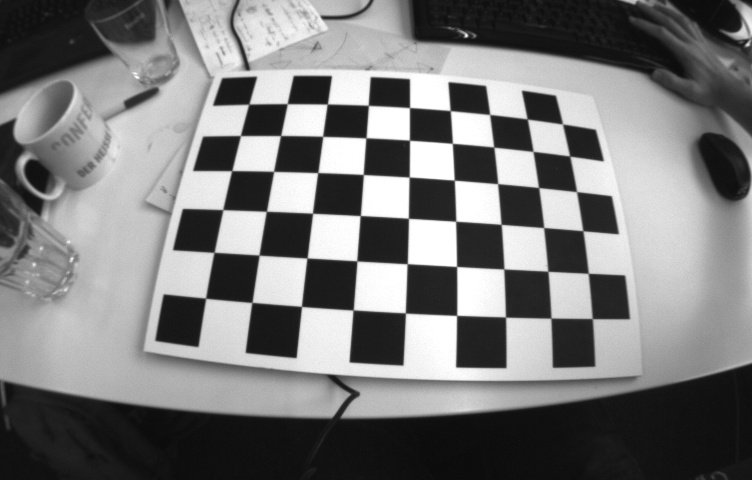
#> input picture data/images/img_0001.jpg, 752 x 480 px; its folder holds only this picture in this run
$ python Dist_save.py
#> lines starting #> are read from the running program, lines starting #| are printed output that depends on the picture
import cv2
import numpy as np
import glob
import os

with open('data/K.txt', 'r') as f:
#> (reads data/K.txt from the repository)
    lines = f.readlines()
    K = np.array([[float(x) for x in line.split()] for line in lines])

with open('data/D.txt', 'r') as f:
#> (reads data/D.txt from the repository)
    lines = f.readlines()
    D = np.array([float(x) for x in lines[0].split()])

with open('data/poses.txt', 'r') as f:
#> (reads data/poses.txt from the repository)
    lines = f.readlines()
    poses = np.array([[float(x) for x in line.split()] for line in lines])

D = np.append(D, 0)  # p1
D = np.append(D, 0)  # p2
D = np.append(D, 0)  # k3d

image_paths = glob.glob('data/images/*.jpg')

output_folder = 'data/images_undistorted'
os.makedirs(output_folder, exist_ok=True)

for img_path in image_paths:
    img = cv2.imread(img_path, 0)  # uploading image as grayscale
#> img is the input picture: shape (480, 752); min 11, max 255, mean 121.9
    h, w = img.shape[:2]
#> h = 480; w = 752
    new_camera_matrix, roi = cv2.getOptimalNewCameraMatrix(K, D, (w, h), 1, (w, h))
#> roi = (13, 43, 730, 392)
    dst = cv2.undistort(img, K, D, None, new_camera_matrix)
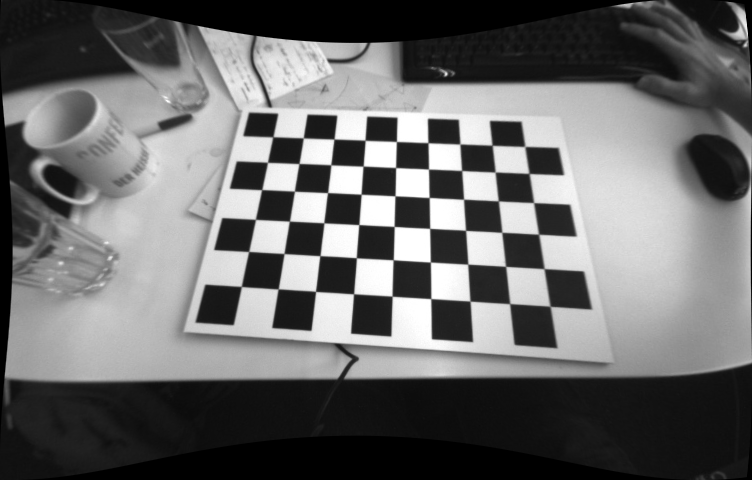
#> dst: shape (480, 752); min 0, max 255, mean 105.3
    x, y, w, h = roi
#> x = 13; y = 43; w = 730; h = 392
    dst = dst[y:y+h, x:x+w]
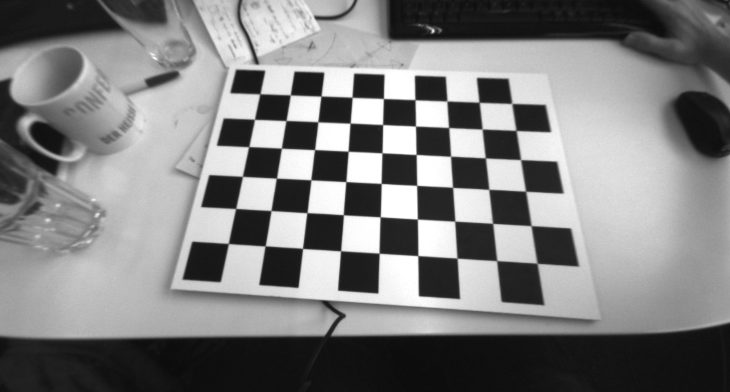
#> dst: shape (392, 730); min 11, max 255, mean 127.1
    output_path = os.path.join(output_folder, 'undistorted_' + os.path.basename(img_path))
    cv2.imwrite(output_path, dst)
    cv2.imshow(f'Undistorted Image {img_path[-8:-4]}', dst)
    cv2.waitKey(0)

cv2.destroyAllWindows()
